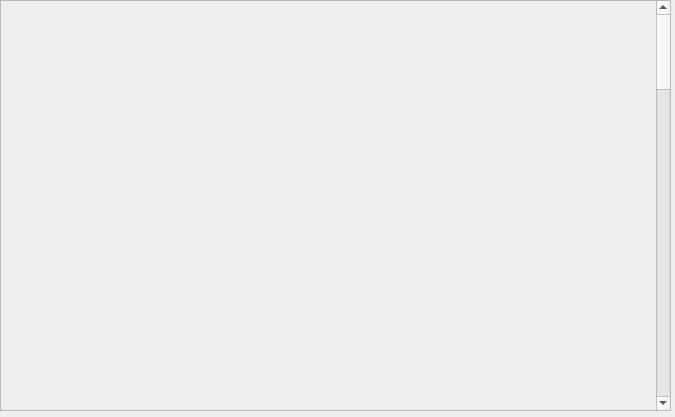
<?xml version="1.0" encoding="UTF-8"?>
<ui version="4.0">
 <class>Form</class>
 <widget class="QWidget" name="Form">
  <property name="geometry">
   <rect>
    <x>0</x>
    <y>0</y>
    <width>675</width>
    <height>417</height>
   </rect>
  </property>
  <property name="windowTitle">
   <string>Form</string>
  </property>
  <widget class="QScrollArea" name="scrollArea_2">
   <property name="geometry">
    <rect>
     <x>0</x>
     <y>0</y>
     <width>671</width>
     <height>411</height>
    </rect>
   </property>
   <property name="styleSheet">
    <string notr="true"/>
   </property>
   <property name="widgetResizable">
    <bool>true</bool>
   </property>
   <widget class="QWidget" name="scrollAreaWidgetContents_2">
    <property name="geometry">
     <rect>
      <x>0</x>
      <y>0</y>
      <width>654</width>
      <height>2100</height>
     </rect>
    </property>
    <property name="minimumSize">
     <size>
      <width>0</width>
      <height>2100</height>
     </size>
    </property>
    <property name="maximumSize">
     <size>
      <width>16777215</width>
      <height>16777215</height>
     </size>
    </property>
    <widget class="caInclude" name="cainclude">
     <property name="geometry">
      <rect>
       <x>70</x>
       <y>10</y>
       <width>531</width>
       <height>251</height>
      </rect>
     </property>
     <property name="macro">
      <string notr="true">SYS=$(SYS),DEVICE=$(DEVICE),ID=0</string>
     </property>
     <property name="filename" stdset="0">
      <string notr="true">G_EVR_dbus.ui</string>
     </property>
    </widget>
    <widget class="caInclude" name="cainclude_2">
     <property name="geometry">
      <rect>
       <x>70</x>
       <y>270</y>
       <width>531</width>
       <height>251</height>
      </rect>
     </property>
     <property name="macro">
      <string notr="true">SYS=$(SYS),DEVICE=$(DEVICE),ID=1</string>
     </property>
     <property name="filename" stdset="0">
      <string notr="true">G_EVR_dbus.ui</string>
     </property>
    </widget>
    <widget class="caInclude" name="cainclude_3">
     <property name="geometry">
      <rect>
       <x>70</x>
       <y>530</y>
       <width>531</width>
       <height>251</height>
      </rect>
     </property>
     <property name="macro">
      <string notr="true">SYS=$(SYS),DEVICE=$(DEVICE),ID=2</string>
     </property>
     <property name="filename" stdset="0">
      <string notr="true">G_EVR_dbus.ui</string>
     </property>
    </widget>
    <widget class="caInclude" name="cainclude_4">
     <property name="geometry">
      <rect>
       <x>70</x>
       <y>790</y>
       <width>531</width>
       <height>251</height>
      </rect>
     </property>
     <property name="macro">
      <string notr="true">SYS=$(SYS),DEVICE=$(DEVICE),ID=3</string>
     </property>
     <property name="filename" stdset="0">
      <string notr="true">G_EVR_dbus.ui</string>
     </property>
    </widget>
    <widget class="caInclude" name="cainclude_5">
     <property name="geometry">
      <rect>
       <x>70</x>
       <y>1050</y>
       <width>531</width>
       <height>251</height>
      </rect>
     </property>
     <property name="macro">
      <string notr="true">SYS=$(SYS),DEVICE=$(DEVICE),ID=4</string>
     </property>
     <property name="filename" stdset="0">
      <string notr="true">G_EVR_dbus.ui</string>
     </property>
    </widget>
    <widget class="caInclude" name="cainclude_6">
     <property name="geometry">
      <rect>
       <x>70</x>
       <y>1310</y>
       <width>531</width>
       <height>251</height>
      </rect>
     </property>
     <property name="macro">
      <string notr="true">SYS=$(SYS),DEVICE=$(DEVICE),ID=5</string>
     </property>
     <property name="filename" stdset="0">
      <string notr="true">G_EVR_dbus.ui</string>
     </property>
    </widget>
    <widget class="caInclude" name="cainclude_7">
     <property name="geometry">
      <rect>
       <x>70</x>
       <y>1570</y>
       <width>531</width>
       <height>251</height>
      </rect>
     </property>
     <property name="macro">
      <string notr="true">SYS=$(SYS),DEVICE=$(DEVICE),ID=6</string>
     </property>
     <property name="filename" stdset="0">
      <string notr="true">G_EVR_dbus.ui</string>
     </property>
    </widget>
    <widget class="caInclude" name="cainclude_8">
     <property name="geometry">
      <rect>
       <x>70</x>
       <y>1830</y>
       <width>531</width>
       <height>251</height>
      </rect>
     </property>
     <property name="macro">
      <string notr="true">SYS=$(SYS),DEVICE=$(DEVICE),ID=7</string>
     </property>
     <property name="filename" stdset="0">
      <string notr="true">G_EVR_dbus.ui</string>
     </property>
    </widget>
   </widget>
  </widget>
 </widget>
 <customwidgets>
  <customwidget>
   <class>caInclude</class>
   <extends>QWidget</extends>
   <header>caInclude</header>
  </customwidget>
 </customwidgets>
 <resources/>
 <connections/>
</ui>
